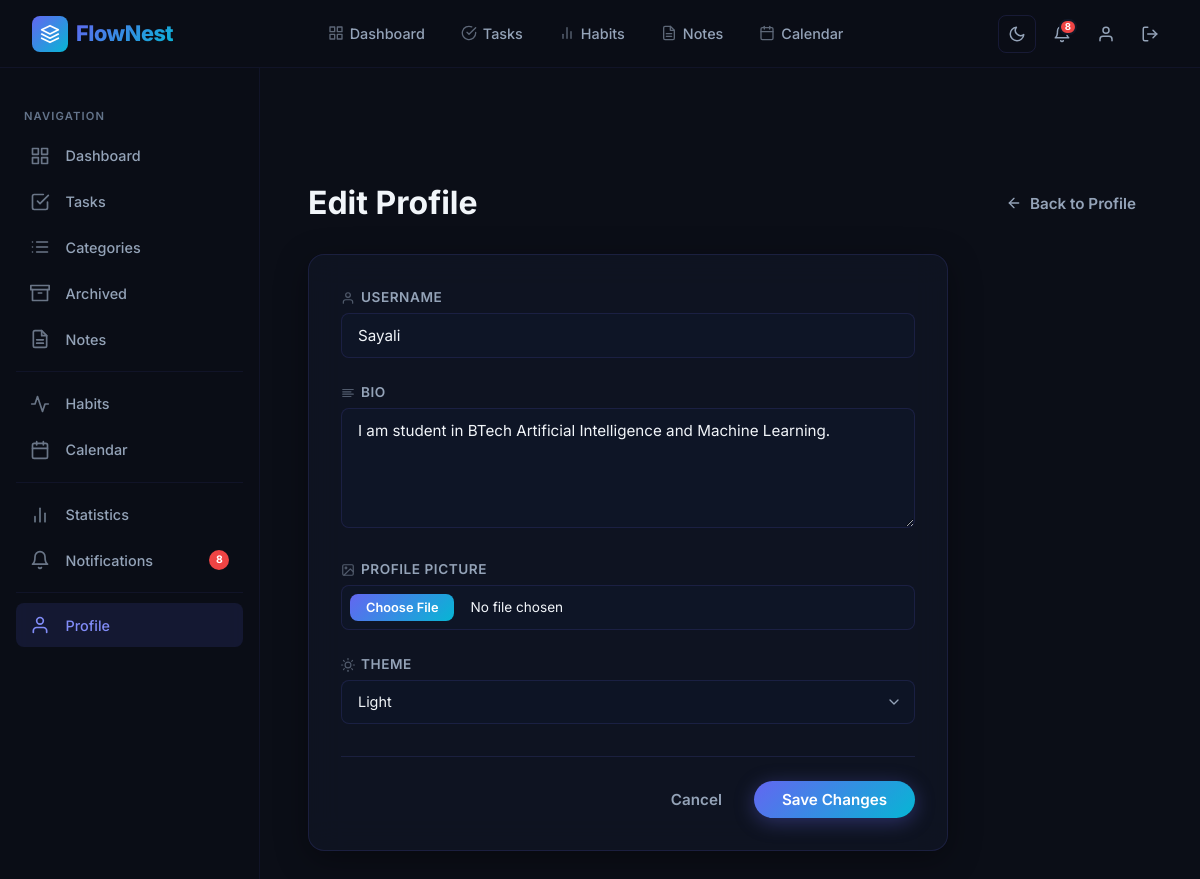
The page /profile/edit (signed in) on the database its author committed.
### app/models.py (models this page shows, shortened)
class User(UserMixin, db.Model):
    __tablename__ = "users"
    id = db.Column(db.Integer, primary_key=True)
    username = db.Column(
    db.String(100),
    unique=True,
    nullable=False
    )
    email = db.Column(
    db.String(120),
    unique=True,
    nullable=False
    )
    password_hash = db.Column(
    db.String(255),
    nullable=False
    )
    profile_image = db.Column(
    db.String(255),
    default="default.png"
    )
    bio = db.Column(
    db.Text,
    nullable=True
    )
    theme = db.Column(
    db.String(20),
    default="light"
    )
    created_at = db.Column(
    db.DateTime,
    default=datetime.utcnow
    )
    notifications = db.relationship(
        "Notification",
        back_populates="user",
        lazy=True,
        cascade="all, delete-orphan"
    )
    tasks = db.relationship(
    "Task",
    back_populates="user",
    cascade="all, delete-orphan",
    lazy=True
    )
    categories = db.relationship(
    "Category",
    back_populates="user",
    cascade="all, delete-orphan",
    lazy=True
    )
    habits = db.relationship(
    "Habit",
    back_populates="user",
    cascade="all, delete-orphan",
    lazy=True
    )
    notes = db.relationship(
    "Note",
    back_populates="user",
    cascade="all, delete-orphan",
    lazy=True
    )

### app/routes/profile.py (the view, shortened to what this page needs)
@profile.route("/edit", methods=["GET","POST"])
@login_required
def edit_profile():
    form = ProfileForm()
    if request.method == "GET":
        form.username.data = current_user.username
        form.bio.data = current_user.bio
        form.theme.data = current_user.theme
    return render_template(
        "profile/edit_profile.html",
        form=form
    )

### app/forms.py
class ProfileForm(FlaskForm):
    username = StringField(
        "Username",
        validators=[
            DataRequired(),
            Length(max=100)
        ]
    )
    bio = TextAreaField(
        "Bio"
    )
    profile_image = FileField(
        "Profile Picture"
    )
    theme = SelectField(
        "Theme",
        choices=[
            ("light","Light"),
            ("dark","Dark")
        ]
    )
    submit = SubmitField(
        "Save Changes"
    )

### app/extensions.py (called while the page is built)
@login_manager.user_loader
def load_user(user_id):
    from app.models import User
    return User.query.get(int(user_id))

### app/templates/profile/edit_profile.html (shortened to what this page needs)
{% extends "base.html" %}
{% block content %}
<div class="page-wrapper with-sidebar">
    <div class="page-content">
        <div class="page-header fade-in">
            <h2>Edit Profile</h2>
            <a href="{{ url_for('profile.profile_page') }}" class="btn btn-ghost">
                <svg width="16" height="16" viewBox="0 0 24 24" fill="none" stroke="currentColor" stroke-width="2"
                    stroke-linecap="round" stroke-linejoin="round">
                    <line x1="19" y1="12" x2="5" y2="12"></line>
                    <polyline points="12 19 5 12 12 5"></polyline>
                </svg>
                Back to Profile
            </a>
        </div>
        <div class="glass-card form-card fade-in fade-in-delay-1">
            <form method="POST" enctype="multipart/form-data" class="form-modern">
                <div class="form-group">
                    <label for="username" class="form-label">
                        <svg width="14" height="14" viewBox="0 0 24 24" fill="none" stroke="currentColor" stroke-width="2" stroke-linecap="round" stroke-linejoin="round">
                            <path d="M20 21v-2a4 4 0 0 0-4-4H8a4 4 0 0 0-4 4v2"></path>
                            <circle cx="12" cy="7" r="4"></circle>
                        </svg>
                        Username
                    </label>
                    {{ form.username(class="form-control", placeholder="Your username", id="username") }}
                </div>
                <div class="form-group">
                    <label for="bio" class="form-label">
                        Bio
                    </label>
                    {{ form.bio(class="form-control form-textarea", placeholder="Tell us about yourself...", rows="4", id="bio") }}
                </div>
                <div class="form-group">
                    <label for="profile_image" class="form-label">
                        <svg width="14" height="14" viewBox="0 0 24 24" fill="none" stroke="currentColor" stroke-width="2" stroke-linecap="round" stroke-linejoin="round">
                            <rect x="3" y="3" width="18" height="18" rx="2" ry="2"></rect>
                            <circle cx="8.5" cy="8.5" r="1.5"></circle>
                            <polyline points="21 15 16 10 5 21"></polyline>
                        </svg>
                        Profile Picture
                    </label>
                    {{ form.profile_image(class="form-control form-file-input", id="profile_image") }}
                </div>
                <div class="form-group">
                    <label for="theme" class="form-label">
                        Theme
                    </label>
                    {{ form.theme(class="form-control form-select", id="theme") }}
                </div>
                <div class="form-actions">
                    <a href="{{ url_for('profile.profile_page') }}" class="btn btn-ghost">Cancel</a>
                    {{ form.submit(class="btn btn-primary") }}
                </div>
            </form>
        </div>
    </div>
</div>
{% endblock %}

### rows shown on the page
User: username "Sayali", bio "I am student in BTech Artificial Intelligence and Machine Learning.", theme "Light"

### other values the page prints
{{ unread_count }} "8"
